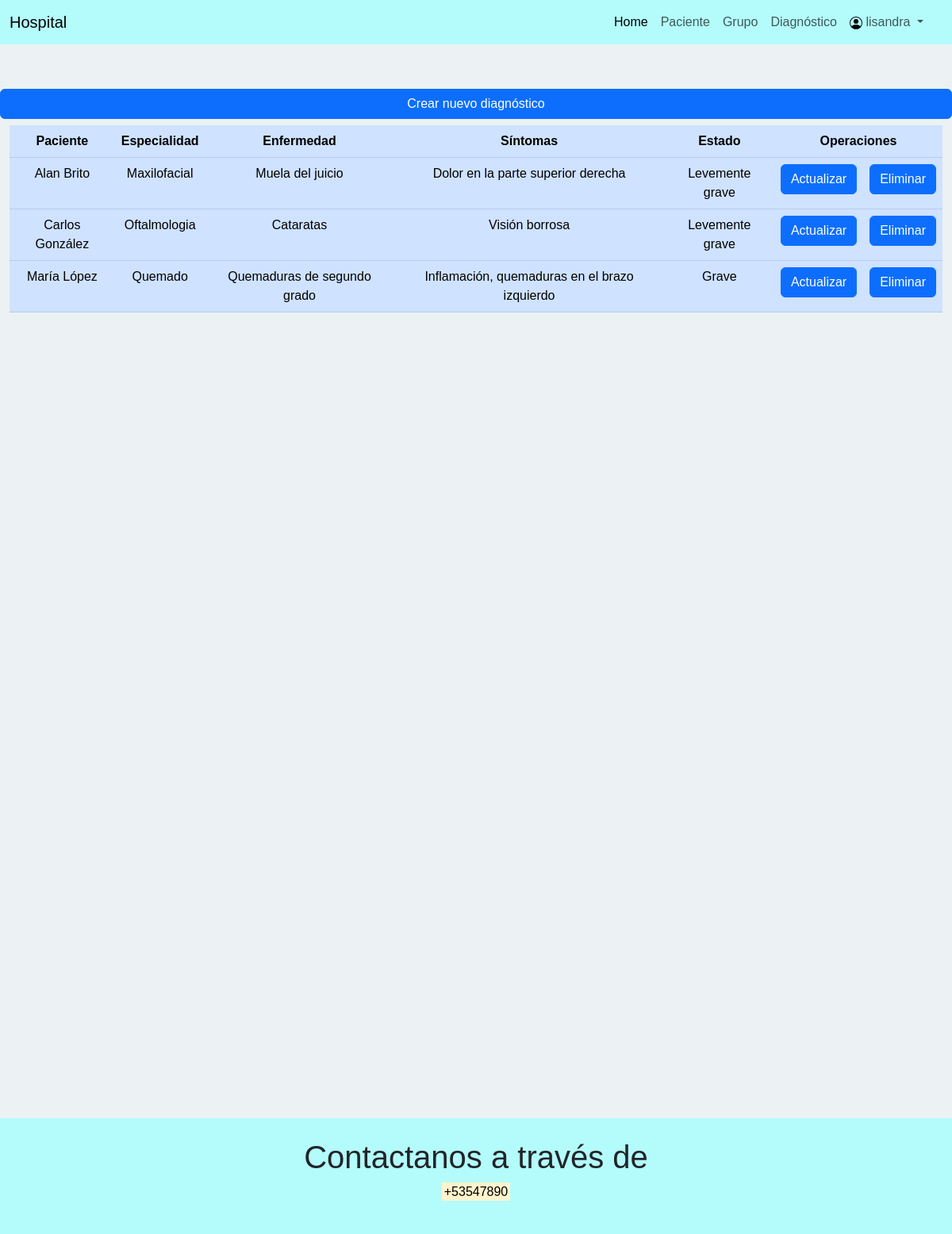
The app's page /Hospital/diagnosticos/ (signed in) with its own data.
### diagnosticos/models.py (models this page shows, shortened)
class Diagnostico(models.Model):
    class Especialidad(models.TextChoices):
        alergia = "Alergia", _("Alergia")
        anatom_pat = "Anatomia Patologica", _("AnatomPat")
        cirugia = "Cirugia", _("Cirugia")
        geriatria = "Geriatria", _("Geriatria")
        ginecob = "Ginecob", _("Ginecob")
        imagenologia = "Imagenologia", _("Imag")
        labcli = "Lab_Clinico", _("Lab_Clinico")
        maxilo = "Maxilofacial", _("Maxilofacial")
        medicina_fis_rehab = "Med_Fis_Rehab", _("Med_Fis_Rehab")
        medicina_interna = "Med_Interna", _("Med_Interna")
        medicina_trabajo = "Med_Trabajo", _("Med_Trabajo")
        microbio = "Microbiologia", _("Microbiologia")
        nefrologia = "Nefrologia", _("Nefrologia")
        neurocirugia = "Neurocirugia", _("Neurocirugia")
        neurologia = "Neurologia", _("Neurologia")
        oftalmologia = "Oftalmologia", _("Oftalmologia")
        orl = "ORL", _("ORL")
        oncologia = "Oncologia", _("Oncologia")
        ortopedia = "Ortopedia", _("Ortopedia")
        proctologia = "Proctologia", _("Proctologia")
        psiquiatria = "Psiquiatria", _("Psiquiatria")
        quemado = "Quemado", _("Quemado")
        urologia = "Urologia", _("Urologia")
        reumatologia = "Reumatologia", _("Reumatologia")
        vdigest = "Vias_digestivas", _("VDigest")
    class Estado(models.TextChoices):
        grave = "Grave", _("Grave")
        levemente_grave = "Levemente grave", _("Levemente Grave")
    especialidad = models.CharField(max_length=255, choices=Especialidad)
    enfermedad = models.TextField(max_length=255)
    sintomas = models.TextField(max_length=450)
    estado = models.CharField(max_length=30, choices=Estado)
    paciente = models.OneToOneField(Paciente, on_delete=models.PROTECT, related_name='paciente', null=True, blank=True)
    class Meta:
        db_table = 'Diagnostico'
        verbose_name = 'diagnostico'
        verbose_name_plural = 'diagnosticos'
        ordering = ['especialidad']
        permissions = (("es_doctor", "Puede administrar"),)

### pacientes/models.py (models this page shows)
class Paciente(models.Model):
    class Tratamiento(models.TextChoices):
        medico = "Medico", _("Medico")
        alta = "Alta", _("Alta")
        estudio = "Estudio", _("Estudio")
        quirurgico = "Quirurgico", _("Quirurgico")
        urgencia = "Urgencia", _("Urgencia")
    class Sexo(models.TextChoices):
        masculino = "M", _("M")
        femenino = "F", _("F")
        otro = "Otro", _("Otro")
    historia = models.CharField(max_length=6, unique=True)
    ci = models.CharField(max_length=11, unique=True)
    nombre = models.CharField(max_length=30)
    apellidos = models.CharField(max_length=30)
    edad = models.PositiveIntegerField()
    sexo = models.CharField(max_length=10, choices=Sexo)
    direccion = models.CharField(max_length=60, blank=True)
    area_de_salud = models.CharField(max_length=20)
    descripcion = models.TextField(max_length=255, blank=True, null=True)
    class Meta:
        db_table = 'Paciente'
        verbose_name = 'paciente'
        verbose_name_plural = 'pacientes'
        ordering = ['historia']
        permissions = (("es_secretaria", "Puede administrar"),)
    def __str__(self):
        return f'{self.nombre} {self.apellidos}'

### diagnosticos/views.py (the view)
# urls.py: path('Hospital/diagnosticos/', views.ListarDiagnosticos.as_view(), name='diagnosticos_lista'),
class ListarDiagnosticos(ListView, LoginRequiredMixin):
    model = Diagnostico
    template_name = "diagnosticos/lista.html"
    login_url = "/login/"
    redirect_field_name = "login"

### diagnosticos/templates/diagnosticos/lista.html (shortened to what this page needs)
{% extends 'base.html' %}
{% load static %}
{% block content %}
<div class="row justify-content-center align-items-center pt-2">
    <a class="btn btn-primary" href="{% url 'crear_diagnostico' %}" role="button">Crear nuevo diagnóstico</a>
    {% if object_list %}
    <div class="table-responsive-sm w-100 pt-2">
        <table class="table table-primary text-sm-center">
            <thead>
                <tr>
                    <th scope="col">Paciente</th>
                    <th scope="col">Especialidad</th>
                    <th scope="col">Enfermedad</th>
                    <th scope="col">Síntomas</th>
                    <th scope="col">Estado</th>
                    <th scope="col" colspan="2">Operaciones</th>
                </tr>
            </thead>
            <tbody>
                {% for diagnostico in object_list %}
                <tr>
                    <td scope="row">{{diagnostico.paciente}}</td>
                    <td scope="row">{{diagnostico.especialidad}}</td>
                    <td scope="row">{{diagnostico.enfermedad}}</td>
                    <td scope="row">{{diagnostico.sintomas}}</td>
                    <td scope="row">{{diagnostico.estado}}</td>
                    <td scope="row">
                        <a class="btn btn-primary" href="{% url 'actualizar_diagnostico' pk=diagnostico.id %}"
                            role="button">
                            Actualizar
                        </a>
                    </td>
                    <td scope="row">
                        <a class="btn btn-primary" href="{% url 'eliminar_diagnostico' pk=diagnostico.id %}"
                            role="button">
                            Eliminar
                        </a>
                    </td>
                </tr>
                {% endfor %}
            </tbody>
        </table>
    </div>
    {% else %}
    <p class="pt-2 text-sm-center">No hay diagnósticos registrados</p>
    {% endif %}
</div>
{% endblock content %}

### gestion/templates/base.html (shortened to what this page needs)
<!DOCTYPE html>
<html lang="en">
<head>
    {% load static %}
    <link rel="stylesheet" href="{% static 'css/sweetalert2/sweetalert2.min.css' %}">
    <link rel="stylesheet" href="{% static 'css/bootstrap/bootstrap.min.css' %}">
    <link rel="stylesheet" href="{% static 'css/style.css' %}">
</head>
<body>
    <header>
        <nav class="navbar navbar-expand-lg">
            <div class="container-fluid">
                <a class="navbar-brand" href="#">Hospital</a>
                <div class="offcanvas offcanvas-end" tabindex="-1" id="offcanvasNavbar"
                    aria-labelledby="offcanvasNavbarLabel">
                    <div class="offcanvas-body">
                        <ul class="navbar-nav justify-content-end flex-grow-1 pe-3">
                            <li class="nav-item">
                                <a class="nav-link active" aria-current="page" href="{% url 'home' %}">Home</a>
                            </li>
                            <li class="nav-item">
                                <a class="nav-link" href="{% url 'pacientes_lista' %}">Paciente</a>
                            </li>
                            <li class="nav-item">
                                <a class="nav-link" href="{% url 'grupos_lista' %}">Grupo</a>
                            </li>
                            <li class="nav-item">
                                <a class="nav-link" href="{% url 'diagnosticos_lista' %}">Diagnóstico</a>
                            </li>
                            <li class="nav-item dropdown">
                                {% if request.user.is_authenticated %}
                                <a class="nav-link dropdown-toggle" href="#" id="dropdownId" data-bs-toggle="dropdown"
                                    aria-haspopup="true" aria-expanded="false">
                                    <img src="{% static 'img/person-circle.svg' %}" alt="user" loading="lazy">
                                    <span>{{user.username}}</span>
                                </a>
                                {% endif %}
                            </li>
                        </ul>
                    </div>
                </div>
            </div>
        </nav>
    </header>
    <main>
        <div class="container-fluid pt-5">{% block content %}{% endblock content %}</div>
    </main>
    <footer>
        <center>
            <h1>Contactanos a través de</h1>
            <p><mark>+53547890</mark></p>
        </center>
    </footer>
</body>
</html>

### gestion/static/css/style.css (style rules this page uses)
body { width: auto; height: auto; font-family: Arial, Helvetica, sans-serif; font-size: medium; background-color: rgb(236, 242, 244); position: relative; }
main { min-height: 1500px; }
footer { position: absolute; width: 100%; bottom: 0; left: 0; padding: 25px 0; }
a:visited, a:link { text-decoration: none; }
header, footer { background-color: rgb(180, 252, 252); }

### records on screen
Diagnostico: paciente "Alan Brito", especialidad "Maxilofacial", enfermedad "Muela del juicio", sintomas "Dolor en la parte superior derecha", estado "Levemente grave"
Diagnostico: paciente "Carlos González", especialidad "Oftalmologia", enfermedad "Cataratas", sintomas "Visión borrosa", estado "Levemente grave"
Diagnostico: paciente "María López", especialidad "Quemado", enfermedad "Quemaduras de segundo grado", sintomas "Inflamación, quemaduras en el brazo izquierdo", estado "Grave"

### other values on screen
{{ user.username }} "lisandra"
